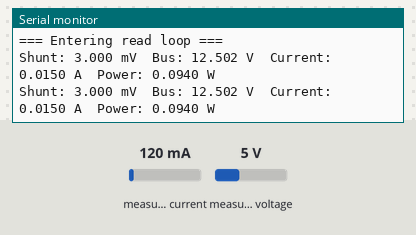
Bench run of a sketch on a simulated ESP32. Shown: the last lines printed to the serial monitor. Wiring (inferred from the names in the program): INA219 current sensor at I2C address 0x44. The inputs (shaded band) are chosen by the test bench; at power-on: measured current 120 mA, measured voltage 5 V.

Above: at 1.7 s.
1.8 s: measured current set to 40 mA
At 3.0 s:
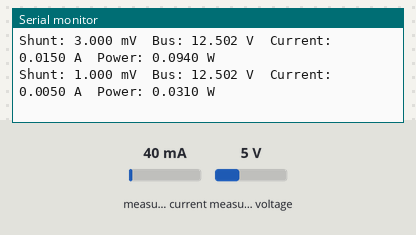
3.3 s: measured voltage set to 0.3 V
At 3.9 s:
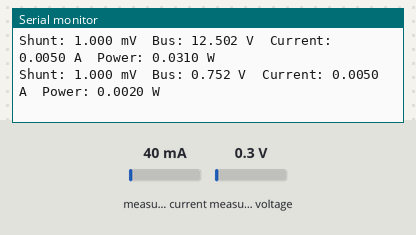
4.8 s: measured current set to 500 mA
At 6.3 s:
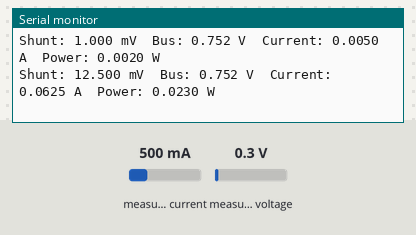
Timing chart, 0 to 7.8 s (numbered marks = the images above; inputs shaded):
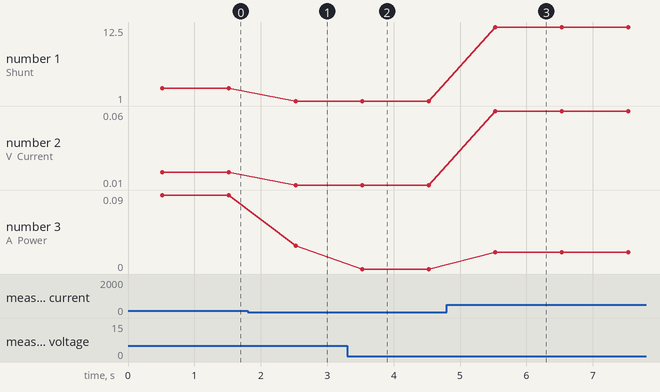

Measured:
- after the input at 1.8 s, the serial monitor: prints a new line after 0.72 s (image 1)
- after the input at 3.3 s, the serial monitor: prints a new line after 0.23 s (image 2)
- after the input at 4.8 s, the serial monitor: prints a new line after 0.73 s (image 3)
- plotted number 1: 3 → 1 after the input at 1.8 s, 1 → 12.5 after the input at 4.8 s
- plotted number 2: 0.01 → 0.01 after the input at 1.8 s, 0.01 → 0.06 after the input at 4.8 s
- plotted number 3: 0.09 → 0.03 after the input at 1.8 s, 0.03 → 0 after the input at 3.3 s, 0 → 0.02 after the input at 4.8 s

The sketch:

ina226_calibrated_test.ino
```cpp
/*
 * INA226 Calibrated Test - ESP32
 * -----------------------------------------------------
 * Address: 0x44
 * Shunt: 0.1 ohm (onboard, R100)
 * Calibrated for max expected current ~1.3A
 *
 * Wiring:
 *   VCC -> 3.3V
 *   GND -> GND (common with power source - and load -)
 *   SDA -> GPIO21
 *   SCL -> GPIO22
 *   IN+ -> power source +
 *   IN-, VBS -> load resistor (10 ohm, 50W)
 *   ALE -> unconnected
 */

#include <Wire.h>

#define INA226_ADDR       0x44
#define REG_CONFIG        0x00
#define REG_SHUNT_VOLTAGE 0x01
#define REG_BUS_VOLTAGE   0x02
#define REG_POWER         0x03
#define REG_CURRENT       0x04
#define REG_CALIBRATION   0x05
#define REG_MANUF_ID      0xFE
#define REG_DIE_ID        0xFF

#define EXPECTED_MANUF_ID 0x5449
#define EXPECTED_DIE_ID   0x2260

// --- Calibration math for 0.1 ohm shunt, ~1.3A max expected current ---
// Current_LSB = Max_Expected_Current / 2^15
const float CURRENT_LSB = 0.00004;      // 40uA per bit
const float SHUNT_RESISTANCE = 0.1;     // ohms
const uint16_t CAL_VALUE = (uint16_t)(0.00512 / (CURRENT_LSB * SHUNT_RESISTANCE)); // = 1280 (0x500)
const float POWER_LSB = 25 * CURRENT_LSB; // per datasheet: Power_LSB = 25 x Current_LSB

uint16_t readRegister16(uint8_t reg) {
  Wire.beginTransmission(INA226_ADDR);
  Wire.write(reg);
  if (Wire.endTransmission(false) != 0) {
    return 0xFFFF;
  }
  Wire.requestFrom(INA226_ADDR, (uint8_t)2);
  if (Wire.available() < 2) return 0xFFFF;
  uint16_t value = Wire.read() << 8;
  value |= Wire.read();
  return value;
}

bool writeRegister16(uint8_t reg, uint16_t value) {
  Wire.beginTransmission(INA226_ADDR);
  Wire.write(reg);
  Wire.write((uint8_t)(value >> 8));
  Wire.write((uint8_t)(value & 0xFF));
  return (Wire.endTransmission() == 0);
}

void setup() {
  Serial.begin(115200);
  while (!Serial) { delay(10); }
  delay(500);

  Wire.begin(21, 22);
  Wire.setClock(100000);

  Serial.println("=== INA226 Calibrated Diagnostic ===");

  Wire.beginTransmission(INA226_ADDR);
  if (Wire.endTransmission() != 0) {
    Serial.println("No ACK at 0x44. Check wiring/power.");
    while (1) delay(1000);
  }
  Serial.println("Device ACK confirmed at 0x44.");

  uint16_t manufID = readRegister16(REG_MANUF_ID);
  Serial.print("Manufacturer ID: 0x");
  Serial.print(manufID, HEX);
  Serial.println(manufID == EXPECTED_MANUF_ID ? "  -> OK" : "  -> MISMATCH, check chip");

  uint16_t dieID = readRegister16(REG_DIE_ID);
  Serial.print("Die ID: 0x");
  Serial.print(dieID, HEX);
  Serial.println(dieID == EXPECTED_DIE_ID ? "  -> OK" : "  -> MISMATCH, check chip");

  // Config: avg=1, 1.1ms conversion, continuous shunt+bus mode
  writeRegister16(REG_CONFIG, 0x4127);

  // Write calibration register - this is what actually fixes the range problem
  if (!writeRegister16(REG_CALIBRATION, CAL_VALUE)) {
    Serial.println("Calibration write FAILED.");
  } else {
    uint16_t confirmCal = readRegister16(REG_CALIBRATION);
    Serial.print("Calibration register: 0x");
    Serial.print(confirmCal, HEX);
    Serial.println(confirmCal == CAL_VALUE ? "  -> OK" : "  -> MISMATCH");
  }

  Serial.println("=== Entering read loop ===\n");
}

void loop() {
  int16_t shuntRaw = (int16_t)readRegister16(REG_SHUNT_VOLTAGE);
  uint16_t busRaw = readRegister16(REG_BUS_VOLTAGE);
  int16_t currentRaw = (int16_t)readRegister16(REG_CURRENT);
  uint16_t powerRaw = readRegister16(REG_POWER);

  float shunt_mV = shuntRaw * 0.0025;
  float bus_V = busRaw * 0.00125;
  float current_A = currentRaw * CURRENT_LSB;
  float power_W = powerRaw * POWER_LSB;

  Serial.print("Shunt: ");
  Serial.print(shunt_mV, 3);
  Serial.print(" mV\t");

  Serial.print("Bus: ");
  Serial.print(bus_V, 3);
  Serial.print(" V\t");

  Serial.print("Current: ");
  Serial.print(current_A, 4);
  Serial.print(" A\t");

  Serial.print("Power: ");
  Serial.print(power_W, 4);
  Serial.println(" W");

  delay(1000);
}
```
